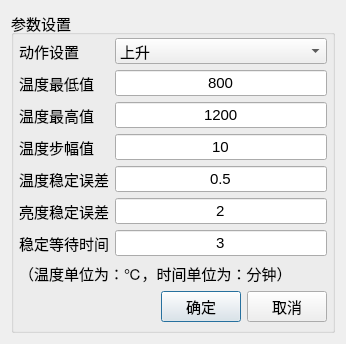
<?xml version="1.0" encoding="UTF-8"?>
<ui version="4.0">
 <class>ParameterConfigDlg</class>
 <widget class="QDialog" name="ParameterConfigDlg">
  <property name="geometry">
   <rect>
    <x>0</x>
    <y>0</y>
    <width>346</width>
    <height>342</height>
   </rect>
  </property>
  <property name="windowTitle">
   <string>Dialog</string>
  </property>
  <layout class="QHBoxLayout" name="horizontalLayout_4">
   <item>
    <widget class="QGroupBox" name="groupBox">
     <property name="font">
      <font>
       <family>Arial</family>
       <pointsize>11</pointsize>
       <weight>50</weight>
       <bold>false</bold>
      </font>
     </property>
     <property name="title">
      <string>参数设置</string>
     </property>
     <layout class="QHBoxLayout" name="horizontalLayout_3">
      <property name="leftMargin">
       <number>5</number>
      </property>
      <property name="topMargin">
       <number>3</number>
      </property>
      <property name="rightMargin">
       <number>5</number>
      </property>
      <property name="bottomMargin">
       <number>8</number>
      </property>
      <item>
       <layout class="QVBoxLayout" name="verticalLayout_3">
        <item>
         <layout class="QHBoxLayout" name="horizontalLayout">
          <item>
           <layout class="QVBoxLayout" name="verticalLayout">
            <item>
             <widget class="QLabel" name="label_3">
              <property name="text">
               <string>动作设置</string>
              </property>
             </widget>
            </item>
            <item>
             <widget class="QLabel" name="label">
              <property name="text">
               <string>温度最低值</string>
              </property>
             </widget>
            </item>
            <item>
             <widget class="QLabel" name="label_2">
              <property name="text">
               <string>温度最高值</string>
              </property>
             </widget>
            </item>
            <item>
             <widget class="QLabel" name="label_7">
              <property name="text">
               <string>温度步幅值</string>
              </property>
             </widget>
            </item>
            <item>
             <widget class="QLabel" name="label_4">
              <property name="text">
               <string>温度稳定误差</string>
              </property>
             </widget>
            </item>
            <item>
             <widget class="QLabel" name="label_5">
              <property name="text">
               <string>亮度稳定误差</string>
              </property>
             </widget>
            </item>
            <item>
             <widget class="QLabel" name="label_6">
              <property name="text">
               <string>稳定等待时间</string>
              </property>
             </widget>
            </item>
           </layout>
          </item>
          <item>
           <layout class="QVBoxLayout" name="verticalLayout_2">
            <item>
             <widget class="QComboBox" name="actionComboBox">
              <item>
               <property name="text">
                <string>上升</string>
               </property>
              </item>
              <item>
               <property name="text">
                <string>下降</string>
               </property>
              </item>
             </widget>
            </item>
            <item>
             <widget class="QLineEdit" name="lowValueSetLineEdit">
              <property name="text">
               <string>800</string>
              </property>
              <property name="alignment">
               <set>Qt::AlignCenter</set>
              </property>
             </widget>
            </item>
            <item>
             <widget class="QLineEdit" name="highTempSetLineEdit">
              <property name="text">
               <string>1200</string>
              </property>
              <property name="alignment">
               <set>Qt::AlignCenter</set>
              </property>
             </widget>
            </item>
            <item>
             <widget class="QLineEdit" name="tempStepLineEdit">
              <property name="text">
               <string>10</string>
              </property>
              <property name="alignment">
               <set>Qt::AlignCenter</set>
              </property>
             </widget>
            </item>
            <item>
             <widget class="QLineEdit" name="tempStableDeviationLineEdit">
              <property name="text">
               <string>0.5</string>
              </property>
              <property name="alignment">
               <set>Qt::AlignCenter</set>
              </property>
             </widget>
            </item>
            <item>
             <widget class="QLineEdit" name="lightStableDeviationLineEdit">
              <property name="text">
               <string>2</string>
              </property>
              <property name="alignment">
               <set>Qt::AlignCenter</set>
              </property>
             </widget>
            </item>
            <item>
             <widget class="QLineEdit" name="stableWaitTimeLineEdit">
              <property name="text">
               <string>3</string>
              </property>
              <property name="alignment">
               <set>Qt::AlignCenter</set>
              </property>
             </widget>
            </item>
           </layout>
          </item>
         </layout>
        </item>
        <item>
         <widget class="QLabel" name="label_8">
          <property name="text">
           <string>（温度单位为：℃，时间单位为：分钟）</string>
          </property>
          <property name="alignment">
           <set>Qt::AlignLeading|Qt::AlignLeft|Qt::AlignVCenter</set>
          </property>
         </widget>
        </item>
        <item>
         <layout class="QHBoxLayout" name="horizontalLayout_2">
          <item>
           <spacer name="horizontalSpacer">
            <property name="orientation">
             <enum>Qt::Horizontal</enum>
            </property>
            <property name="sizeHint" stdset="0">
             <size>
              <width>40</width>
              <height>20</height>
             </size>
            </property>
           </spacer>
          </item>
          <item>
           <widget class="QPushButton" name="parameterOkButton">
            <property name="text">
             <string>确定</string>
            </property>
           </widget>
          </item>
          <item>
           <widget class="QPushButton" name="parameterCancelButton">
            <property name="text">
             <string>取消</string>
            </property>
           </widget>
          </item>
         </layout>
        </item>
       </layout>
      </item>
     </layout>
    </widget>
   </item>
  </layout>
 </widget>
 <resources/>
 <connections/>
</ui>
